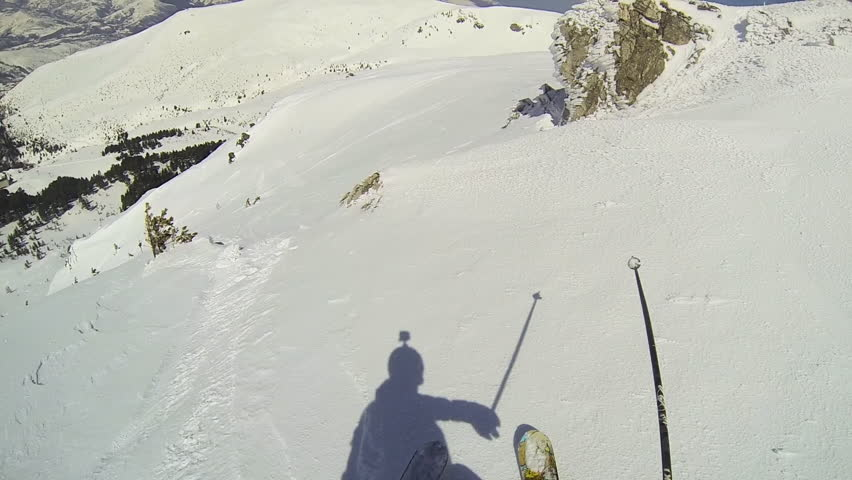
#> input picture test1.jpg, 852 x 480 px
$ python featurealert.py
#> lines starting #> are read from the running program, lines starting #| are printed output that depends on the picture
# Importing the libraries
import cv2

# Reading the image and converting into B/W
image = cv2.imread('test1.jpg')
#> image is the input picture: shape (480, 852, 3); mean B, G, R 183.5, 191.2, 188.9
gray_image = cv2.cvtColor(image, cv2.COLOR_BGR2GRAY)
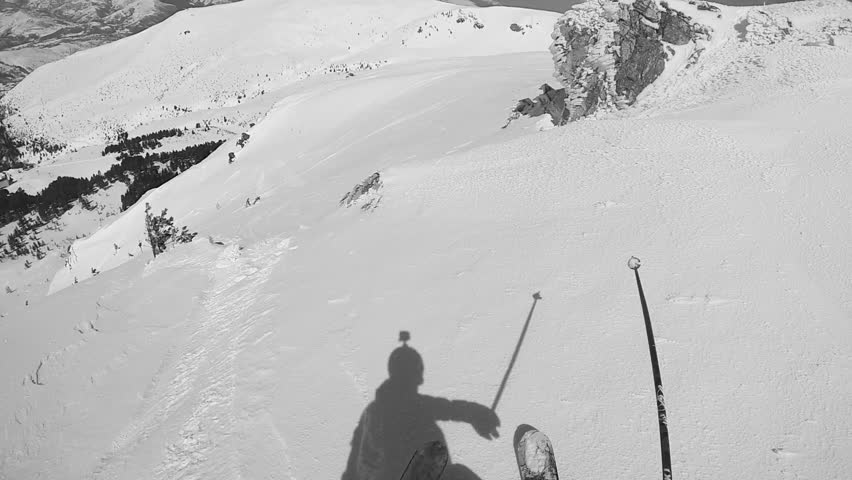
#> gray_image: shape (480, 852); min 1, max 254, mean 189.7

# Applying the function
orb = cv2.ORB_create(nfeatures=2000)
kp, des = orb.detectAndCompute(gray_image, None)
#> kp = 1874 keypoints; strongest (x, y, size): (120, 161, 31), (143, 156, 31), (197, 126, 31), (171, 222, 31)

# Drawing the keypoints
kp_image = cv2.drawKeypoints(image, kp, None, color=(0, 255, 0), flags=0)
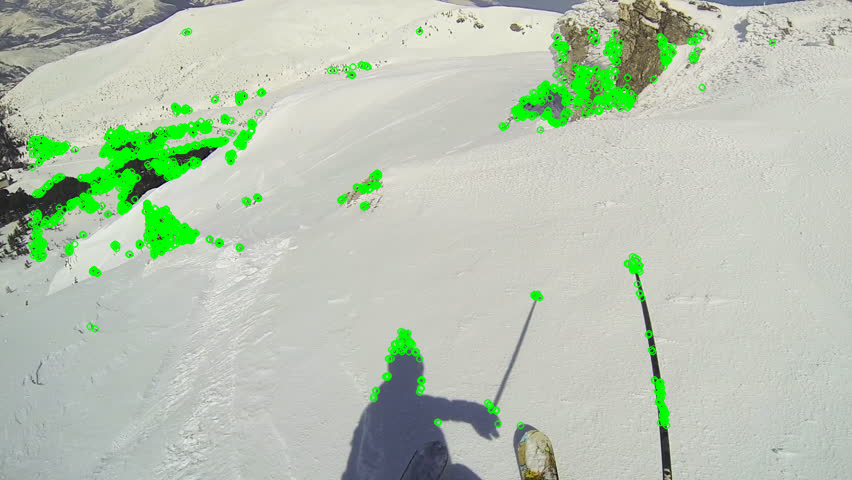
#> kp_image: shape (480, 852, 3); mean B, G, R 177.7, 195.9, 182.7

cv2.imshow('ORB', kp_image)
cv2.waitKey()

$ run again, with test2.jpg copied over test1.jpg
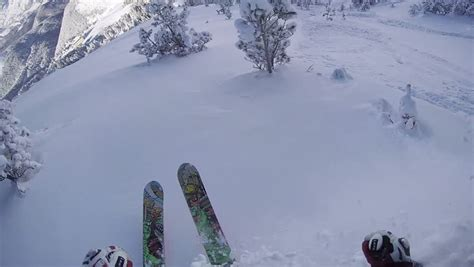
#> input picture test2.jpg, 474 x 267 px
#> image is the input picture: shape (267, 474, 3); mean B, G, R 174.9, 148.4, 140.4
#> `gray_image = cv2.cvtColor(image, cv2.COLOR_BGR2GRAY)`:
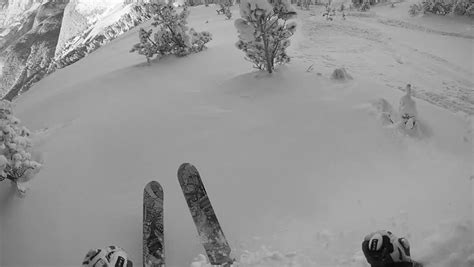
#> gray_image: shape (267, 474); min 2, max 255, mean 149.1
#> kp = 889 keypoints; strongest (x, y, size): (87, 48, 31), (67, 48, 31), (67, 45, 31), (85, 48, 31)
#> `kp_image = cv2.drawKeypoints(image, kp, None, color=(0, 255, 0), flags..`:
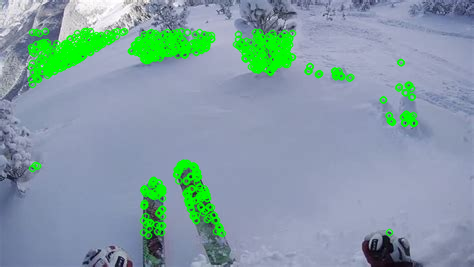
#> kp_image: shape (267, 474, 3); mean B, G, R 164.7, 157.5, 132.1

$ run again, with test.jpg copied over test1.jpg
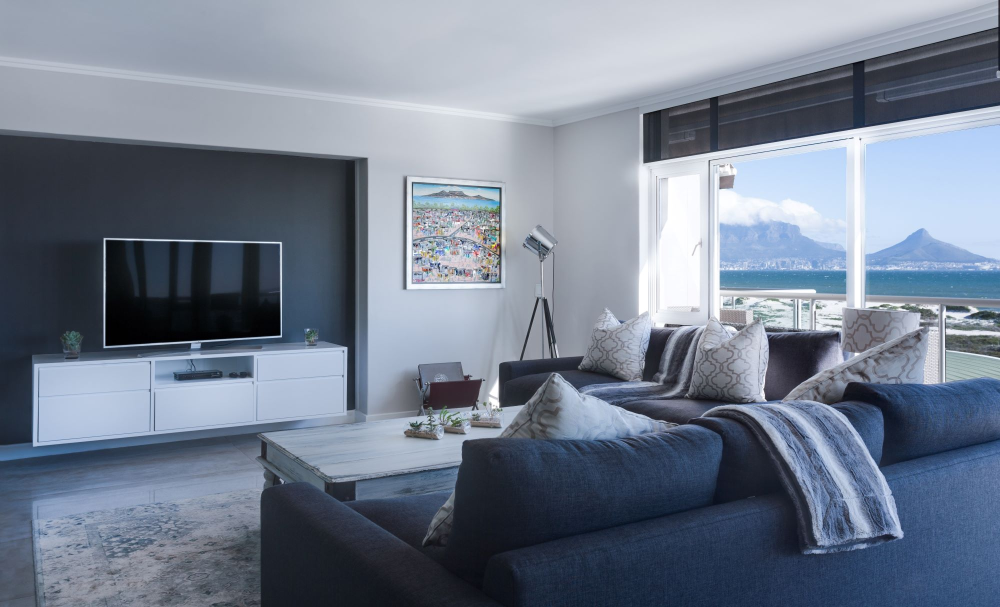
#> input picture test.jpg, 2000 x 1214 px (shown at 1/2 size)
#> image is the input picture: shape (1214, 2000, 3); mean B, G, R 143.4, 127, 116.6
#> `gray_image = cv2.cvtColor(image, cv2.COLOR_BGR2GRAY)`:
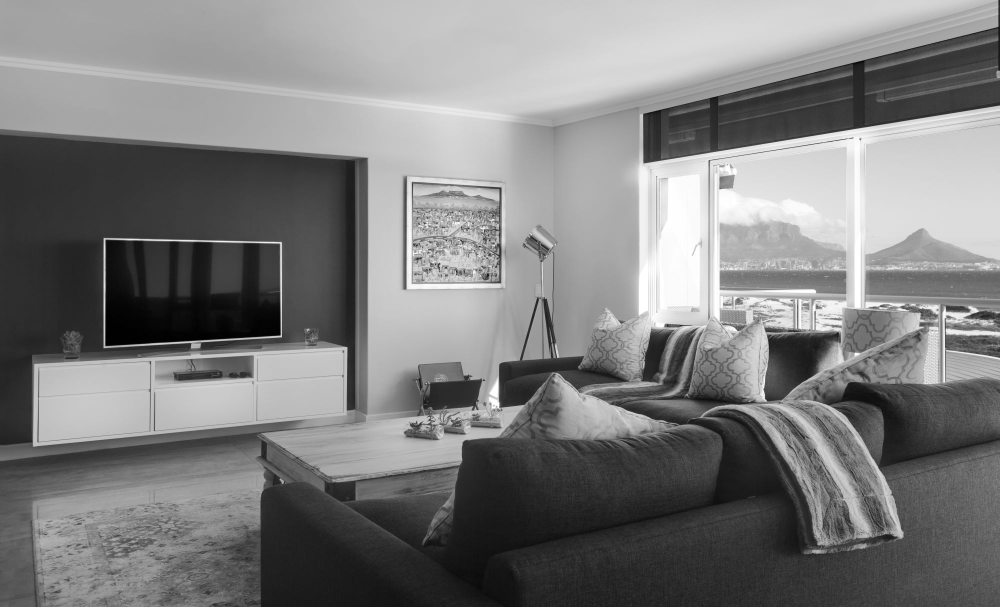
#> gray_image: shape (1214, 2000) (shown at 1/2 size); min 0, max 255, mean 125.8
#> kp = 2000 keypoints; strongest (x, y, size): (560, 669, 31), (559, 670, 37.2), (559, 668, 44.6), (558, 669, 53.6)
